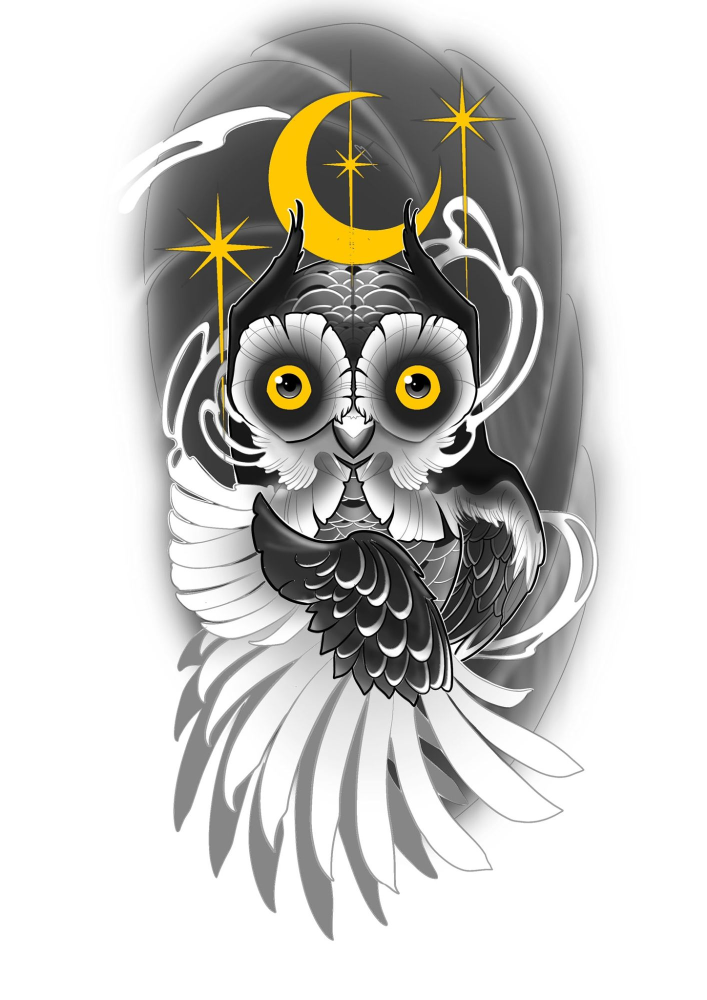
#> input picture assets/process/owl-design.jpg, 1414 x 2000 px (shown at 1/2 size)
$ python owl-process.py
#> lines starting #> are read from the running program, lines starting #| are printed output that depends on the picture; pictures that were not available may be replaced by others from this repository, and a replacement may not be noted
"""The process act's media (owner, round 8: "for this area use this image turning into this tattoo"): his owl design
(the Procreate file he sent) and the healed owl on the arm (Instagram post DDemBn5IsXA, work a094).

    python -I scripts/owl-process.py

Reads assets/process/owl-design.jpg, assets/process/owl-photo.jpg and the limb mask assets/masks/a094.png. Writes
  public/process/owl.webp          the photo, 960×1200 (the plate is the photo's 4:5 frame)
  public/process/owl_skin.webp     the same arm with no tattoo: skin colour filled in from the bare skin around the ink
  public/process/owl_limb.webp     the limb mask (where the stencil and the needle may go)
  public/process/owl_design.webp   the design, alpha = off the white page
  public/process/owl_lines.webp    its linework: the thin dark strokes, plus the edges of shapes that have no stroke
  src/owl-warp.js                  (generated) a grid over the design and where each vertex lands on the arm
How the design is laid on the photo: a similarity from the two eyes, then normalised cross-correlation of 81 px patches
(blurred, locally normalised luminance) in two passes, fitted with a thin-plate spline after dropping outliers. The
control points are cached in assets/process/owl-ctrl.json (delete it to re-align). Nothing is generated by a model.
"""
import os, json
import numpy as np
import cv2
from PIL import Image

HERE = os.path.dirname(os.path.abspath(__file__)); SITE = os.path.dirname(HERE); ROOT = os.path.dirname(SITE)
D = cv2.imread(os.path.join(ROOT, "assets", "process", "owl-design.jpg"))
#> D is the input picture: shape (2000, 1414, 3); mean B, G, R 197, 200.8, 201.8
P = cv2.imread(os.path.join(ROOT, "assets", "process", "owl-photo.jpg"))
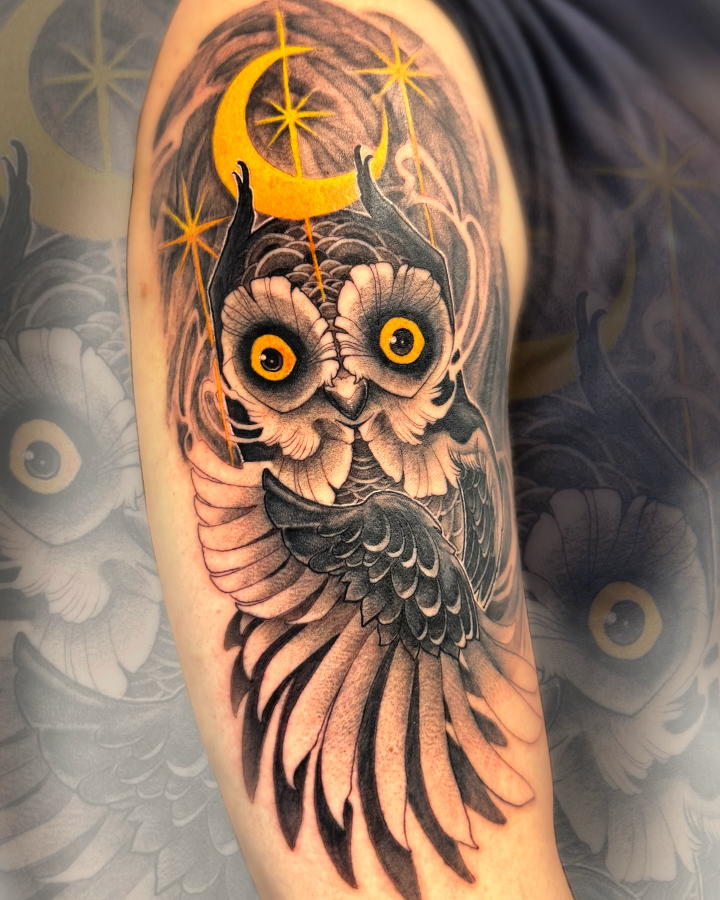
#> input picture assets/process/owl-photo.jpg, 1440 x 1800 px (shown at 1/2 size)
#> P is the input picture: shape (1800, 1440, 3); mean B, G, R 98.3, 117.4, 142.9
M = cv2.imread(os.path.join(ROOT, "assets", "masks", "a094.png"), 0)
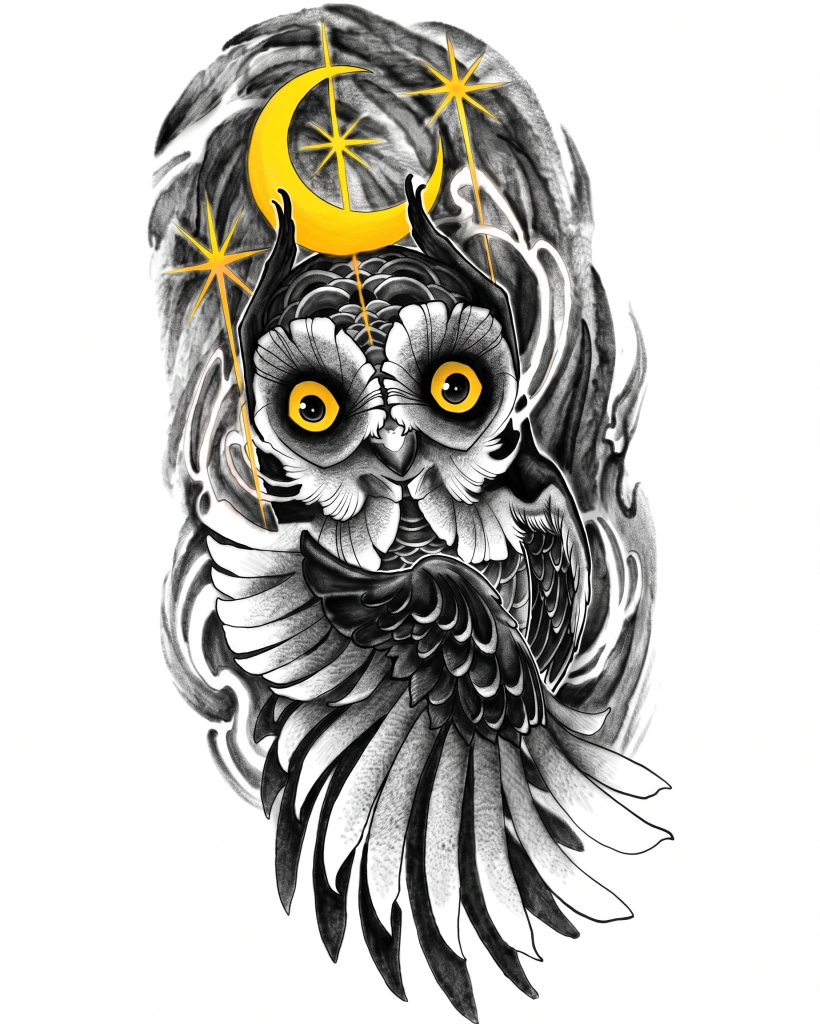
#> input picture assets/redraws/a094.webp, 1639 x 2048 px, given in place of a094.png, which was not available (shown at 1/2 size)
#> M: shape (2048, 1639); min 0, max 255, mean 194.2
H, W = P.shape[:2]
#> H = 1800; W = 1440
DH, DW = D.shape[:2]
#> DH = 2000; DW = 1414
CTRL = os.path.join(ROOT, "assets", "process", "owl-ctrl.json")
OUT = os.path.join(SITE, "public", "process")
GRID = (28, 40)  # cells across, down


def U(r):
    with np.errstate(divide="ignore", invalid="ignore"):
        v = r * r * np.log(r)
    return np.nan_to_num(v)


class TPS:
    """thin-plate spline src → dst (coordinates in thousands of px), lam = smoothing"""
    def __init__(self, src, dst, lam):
        n = len(src)
        K = U(np.linalg.norm(src[:, None] - src[None], axis=2)) + lam * np.eye(n)
        Pm = np.c_[np.ones(n), src]
        L = np.zeros((n + 3, n + 3)); L[:n, :n] = K; L[:n, n:] = Pm; L[n:, :n] = Pm.T
        Y = np.zeros((n + 3, 2)); Y[:n] = dst
        self.c = np.linalg.solve(L, Y); self.src = src

    def __call__(self, pts):
        Kq = U(np.linalg.norm(pts[:, None] - self.src[None], axis=2))
        return Kq @ self.c[:-3] + np.c_[np.ones(len(pts)), pts] @ self.c[-3:]


def prep(im):
    g = cv2.GaussianBlur(cv2.cvtColor(im, cv2.COLOR_BGR2GRAY).astype(np.float32), (0, 0), 3.0)
    mu = cv2.GaussianBlur(g, (0, 0), 25); sd = np.sqrt(cv2.GaussianBlur((g - mu) ** 2, (0, 0), 25)) + 6
    return (g - mu) / sd


def match(gD, gP, step, half, search, mask):
    src, dst = [], []
    for y in range(half + search, H - half - search, step):
        for x in range(half + search, W - half - search, step):
            if not mask[y, x] or M[y, x] < 128:
                continue
            t = gD[y - half:y + half + 1, x - half:x + half + 1]
            if t.std() < 0.45:
                continue
            r = gP[y - half - search:y + half + search + 1, x - half - search:x + half + search + 1]
            res = cv2.matchTemplate(r, t, cv2.TM_CCOEFF_NORMED)
            _, mx, _, loc = cv2.minMaxLoc(res)
            r2 = res.copy(); cv2.circle(r2, loc, 6, -1, -1)
            if mx < 0.45 or mx - r2.max() < 0.04:  # weak or ambiguous peak
                continue
            src.append((x, y)); dst.append((x + loc[0] - search, y + loc[1] - search))
    return np.array(src, np.float64), np.array(dst, np.float64)


def robust(src, dst, lam, floor):
    keep = np.ones(len(src), bool)
    for _ in range(4):
        tps = TPS(src[keep] / 1000, dst[keep] / 1000, lam)
        res = np.linalg.norm(tps(src / 1000) * 1000 - dst, axis=1)
        keep = res < max(floor, np.percentile(res[keep], 80) * 1.8)
    return keep


def backward(tps_inv):
    ys, xs = np.mgrid[0:H:8, 0:W:8]
    m = tps_inv(np.c_[xs.ravel(), ys.ravel()].astype(np.float64) / 1000) * 1000
    up = lambda a: cv2.resize(a.reshape(xs.shape).astype(np.float32), (W, H), interpolation=cv2.INTER_LINEAR)
    return up(m[:, 0]), up(m[:, 1])


def align():
    # 1. similarity from the eyes (centres of the yellow irises)
    eD = np.array([[578, 777], [836, 777]], np.float64); eP = np.array([[543, 713], [803, 679]], np.float64)
    va, vb = eD[1] - eD[0], eP[1] - eP[0]
    s = np.linalg.norm(vb) / np.linalg.norm(va); ang = np.arctan2(vb[1], vb[0]) - np.arctan2(va[1], va[0])
    R = s * np.array([[np.cos(ang), -np.sin(ang)], [np.sin(ang), np.cos(ang)]])
    A = np.c_[R, eP[0] - R @ eD[0]]
    Dw = cv2.warpAffine(D, A, (W, H), flags=cv2.INTER_LINEAR, borderValue=(255, 255, 255))
    gP = prep(P)
    content = lambda im: cv2.erode((cv2.cvtColor(im, cv2.COLOR_BGR2GRAY) < 235).astype(np.uint8), np.ones((15, 15), np.uint8))
    # 2. wide search, then a tight one on the spline-warped design
    s1, d1 = match(prep(Dw), gP, 36, 40, 44, content(Dw))
    k1 = robust(s1, d1, 2e-3, 4.0)
    mx, my = backward(TPS(d1[k1] / 1000, s1[k1] / 1000, 2e-3))
    Dt = cv2.remap(Dw, mx, my, cv2.INTER_LINEAR, borderValue=(255, 255, 255))
    s2, d2 = match(prep(Dt), gP, 28, 32, 18, content(Dt))
    s2 = np.c_[mx[s2[:, 1].astype(int), s2[:, 0].astype(int)], my[s2[:, 1].astype(int), s2[:, 0].astype(int)]]
    S, Dd = np.r_[s1[k1], s2], np.r_[d1[k1], d2]
    k2 = robust(S, Dd, 1e-3, 3.0)
    Ai = cv2.invertAffineTransform(A)
    orig = (Ai[:, :2] @ S[k2].T).T + Ai[:, 2]
    json.dump({"design": orig.round(2).tolist(), "photo": Dd[k2].round(2).tolist()}, open(CTRL, "w"))


if not os.path.exists(CTRL):
    align()
#> in match, `src, dst = [], []`: src = []
#> after the loop in match, `for y in range(half + search, H - half - search, step):`:
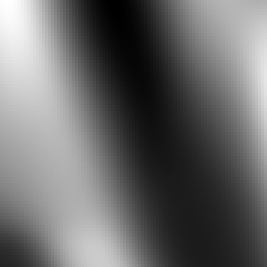
#> res: shape (89, 89) float32 (shown 3 times larger); min -0.73, max 0.884, mean -0.0563; drawn with min black and max white
#> after the loop in match, `for y in range(half + search, H - half - search, step):`: dst = 68 pairs, first value 352 to 1085, second value 117 to 1624; src = 68 pairs, first value 336 to 1128, second value 120 to 1668
#> in align, `s1, d1 = match(prep(Dw), gP, 36, 40, 44, content(Dw))`: s1 has the same summary as src in match; d1 has the same summary as dst in match
#> the loop in robust, `for _ in range(4):` made 4 passes
#> n in TPS on passes 1 to 4: 68, 58, 63, 63
#> in __init__ (call 5), `Pm = np.c_[np.ones(n), src]`: Pm = 63 rows, first 8: [1, 0.563, 0.117], [1, 0.817, 0.145], [1, 0.454, 0.207], [1, 0.525, 0.216], [1, 0.524, 0.252], [1, 0.818, 0.272], [1, 0.524, 0.288], [1, 0.597, 0.32]
#> in backward, `m = tps_inv(np.c_[xs.ravel(), ys.ravel()].astype(np.float64) / 1000) *..`: m = 40500 pairs, first value -85.83 to 1523.8, second value -75.39 to 1865.3
#> in prep (call 3), `return (g - mu) / sd`:
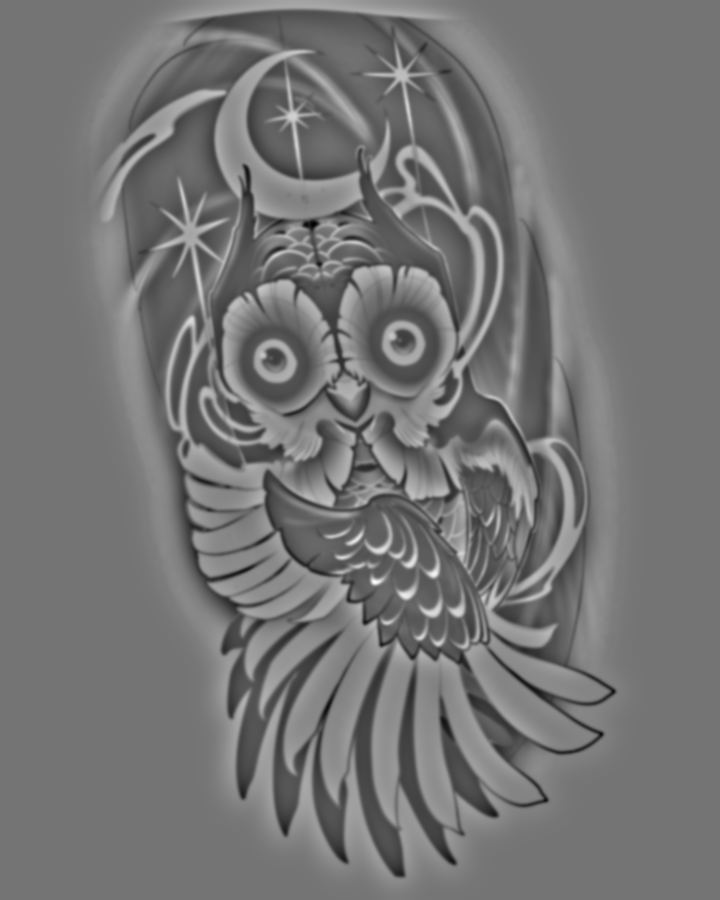
#> returned value: shape (1800, 1440) float32 (shown at 1/2 size); min -2.89, max 3.43, mean 0.0142; drawn with min black and max white
#> call 2 of match, with step = 28, half = 32, search = 18
#> in match (call 2), `src, dst = [], []`: src = []
#> after the loop in match (call 2), `for y in range(half + search, H - half - search, step):`:
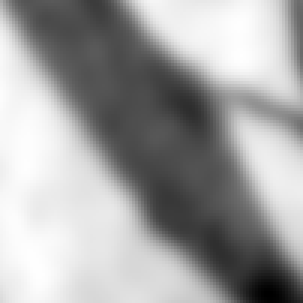
#> r: shape (101, 101) float32 (shown 3 times larger); min -2.09, max 1.07, mean -0.0741; drawn with min black and max white
#> after the loop in match (call 2), `for y in range(half + search, H - half - search, step):`: dst = 142 pairs, first value 231 to 1188, second value 61 to 1692; src = 142 pairs, first value 246 to 1170, second value 50 to 1674
#> in align, `s2, d2 = match(prep(Dt), gP, 28, 32, 18, content(Dt))`: s2 has the same summary as src in match; d2 has the same summary as dst in match
#> in align, `s2 = np.c_[mx[s2[:, 1].astype(int), s2[:, 0].astype(int)], my[s2[:, 1]..`: s2 = 142 pairs, first value 198.7 to 1185.8, second value 12.36 to 1715.8
#> in align, `S, Dd = np.r_[s1[k1], s2], np.r_[d1[k1], d2]`: S = 205 pairs, first value 198.7 to 1185.8, second value 12.36 to 1715.8; Dd = 205 pairs, first value 231 to 1188, second value 61 to 1692
#> the loop in robust (call 2), `for _ in range(4):` made 4 passes
#> n in TPS on passes 1 to 4: 205, 191, 190, 191
#> pass 1, in U (call 11), `v = r * r * np.log(r)`:
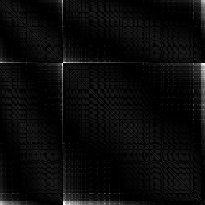
#> v: shape (205, 205) float64; 0.49% of the values are NaN or infinite; the others: min -0.184, max 1.61, mean -0.107; drawn with min black, max white, NaN and infinite black
#> in align, `Ai = cv2.invertAffineTransform(A)`: Ai = [[0.976, -0.128, 139.2], [0.128, 0.976, 12.1]]
#> in align, `orig = (Ai[:, :2] @ S[k2].T).T + Ai[:, 2]`: orig = 191 pairs, first value 274.6 to 1155.5, second value 74.95 to 1765.4
ctrl = json.load(open(CTRL))
cD, cP = np.array(ctrl["design"]), np.array(ctrl["photo"])
fwd = TPS(cD / 1000, cP / 1000, 1e-3)  # design px → photo px

# the warp grid: design uv → plate fraction (the plate is the photo's frame)
cols, rows = GRID
vy, vx = np.mgrid[0:rows + 1, 0:cols + 1]
uv = np.c_[(vx / cols).ravel(), (vy / rows).ravel()]
land = fwd(uv * [DW, DH] / 1000) * 1000 / [W, H]
with open(os.path.join(SITE, "src", "owl-warp.js"), "w", encoding="utf8") as f:
    f.write("// generated by scripts/owl-process.py: where each vertex of a grid over his owl design lands on the arm\n")
    f.write("// (fractions of the plate, which is the photo's 4:5 frame), vertices row by row\n")
    f.write(f"export const OWL_GRID = [{cols}, {rows}];\n")
    f.write(f"export const OWL_DESIGN_ASPECT = {DW / DH:.5f};\n")
    f.write("export const OWL_WARP = [" + ",".join(f"{v:.4f}".rstrip("0").rstrip(".") for v in land.ravel()) + "];\n")

os.makedirs(OUT, exist_ok=True)
SZ = (960, 1200)
save = lambda arr, name, **kw: Image.fromarray(arr).save(os.path.join(OUT, name), **kw)

# the photo
save(cv2.cvtColor(cv2.resize(P, SZ, interpolation=cv2.INTER_AREA), cv2.COLOR_BGR2RGB), "owl.webp", quality=88, method=6)

# the limb
limb = cv2.GaussianBlur(M, (0, 0), 2)
save(cv2.resize(limb, SZ, interpolation=cv2.INTER_AREA), "owl_limb.webp", quality=90, method=6)

# bare skin: pixels that read as skin (light, warm, not the yellow ink), smoothed into the inked areas
lab = cv2.cvtColor(P, cv2.COLOR_BGR2LAB).astype(np.float32)
Ls, As, Bs = lab[..., 0] * 100 / 255, lab[..., 1] - 128, lab[..., 2] - 128
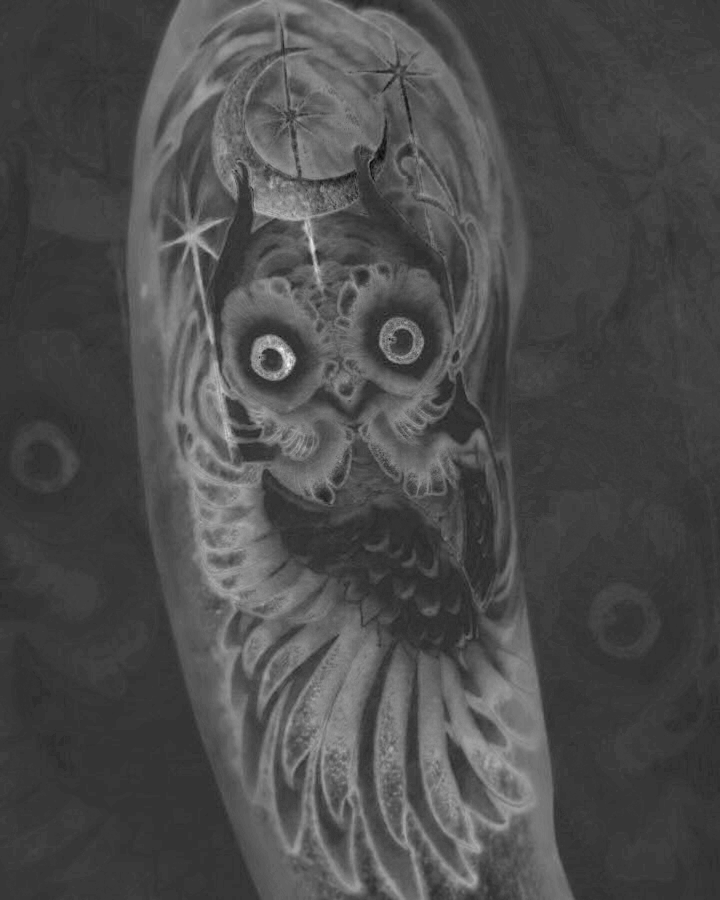
#> As: shape (1800, 1440) float32 (shown at 1/2 size); min -16, max 62, mean 7.5; drawn with min black and max white
#> (the run stopped early here; a loop or call above may not have finished)
